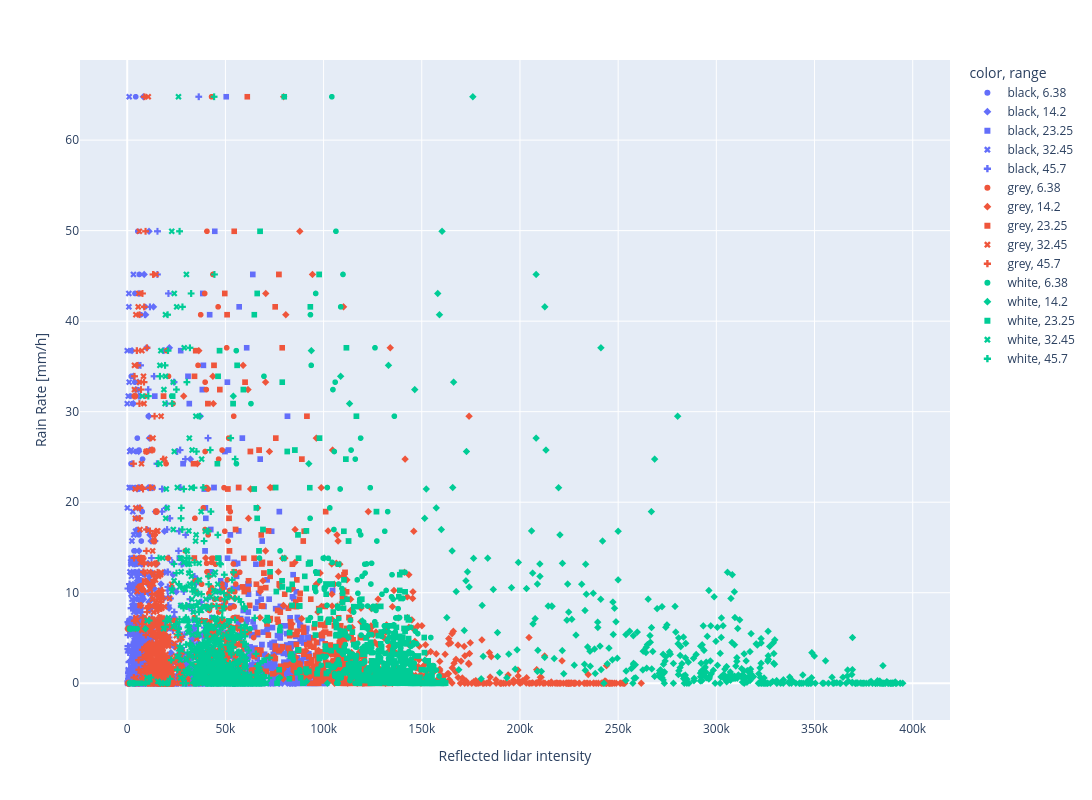

Source (notebook cell):
### Code cell
px.scatter(
    regression_data,
    x="intensity",
    y="precipitation.intensity_hour_shifted",
    color="color",
    symbol="range",
    height=800,
    width=1600,
    labels={"intensity": "Reflected lidar intensity", "precipitation.intensity_hour_shifted": "Rain Rate [mm/h]"},
)

### Figure 1 — Plotly figure (JSON) as saved in the notebook; plotly's stock layout.template omitted (floating-point values rounded to 4 significant figures; data arrays with more than 128 entries replaced by an {"elided": "..."} marker saying what was removed)
{"data": [{"hovertemplate": "color=black<br>range=6.38<br>Reflected lidar intensity=%{x}<br>Rain Rate [mm/h]=%{y}<extra></extra>", "legendgroup": "black, 6.38", "marker": {"color": "#636efa", "symbol": "circle"}, "mode": "markers", "name": "black, 6.38", "showlegend": true, "type": "scattergl", "x": {"elided": "431 float values"}, "xaxis": "x", "y": {"elided": "431 float values"}, "yaxis": "y"}, {"hovertemplate": "color=black<br>range=14.2<br>Reflected lidar intensity=%{x}<br>Rain Rate [mm/h]=%{y}<extra></extra>", "legendgroup": "black, 14.2", "marker": {"color": "#636efa", "symbol": "diamond"}, "mode": "markers", "name": "black, 14.2", "showlegend": true, "type": "scattergl", "x": {"elided": "431 float values"}, "xaxis": "x", "y": {"elided": "431 float values"}, "yaxis": "y"}, {"hovertemplate": "color=black<br>range=23.25<br>Reflected lidar intensity=%{x}<br>Rain Rate [mm/h]=%{y}<extra></extra>", "legendgroup": "black, 23.25", "marker": {"color": "#636efa", "symbol": "square"}, "mode": "markers", "name": "black, 23.25", "showlegend": true, "type": "scattergl", "x": {"elided": "431 float values"}, "xaxis": "x", "y": {"elided": "431 float values"}, "yaxis": "y"}, {"hovertemplate": "color=black<br>range=32.45<br>Reflected lidar intensity=%{x}<br>Rain Rate [mm/h]=%{y}<extra></extra>", "legendgroup": "black, 32.45", "marker": {"color": "#636efa", "symbol": "x"}, "mode": "markers", "name": "black, 32.45", "showlegend": true, "type": "scattergl", "x": {"elided": "431 float values"}, "xaxis": "x", "y": {"elided": "431 float values"}, "yaxis": "y"}, {"hovertemplate": "color=black<br>range=45.7<br>Reflected lidar intensity=%{x}<br>Rain Rate [mm/h]=%{y}<extra></extra>", "legendgroup": "black, 45.7", "marker": {"color": "#636efa", "symbol": "cross"}, "mode": "markers", "name": "black, 45.7", "showlegend": true, "type": "scattergl", "x": {"elided": "431 float values"}, "xaxis": "x", "y": {"elided": "431 float values"}, "yaxis": "y"}, {"hovertemplate": "color=grey<br>range=6.38<br>Reflected lidar intensity=%{x}<br>Rain Rate [mm/h]=%{y}<extra></extra>", "legendgroup": "grey, 6.38", "marker": {"color": "#EF553B", "symbol": "circle"}, "mode": "markers", "name": "grey, 6.38", "showlegend": true, "type": "scattergl", "x": {"elided": "431 float values"}, "xaxis": "x", "y": {"elided": "431 float values"}, "yaxis": "y"}, {"hovertemplate": "color=grey<br>range=14.2<br>Reflected lidar intensity=%{x}<br>Rain Rate [mm/h]=%{y}<extra></extra>", "legendgroup": "grey, 14.2", "marker": {"color": "#EF553B", "symbol": "diamond"}, "mode": "markers", "name": "grey, 14.2", "showlegend": true, "type": "scattergl", "x": {"elided": "431 float values"}, "xaxis": "x", "y": {"elided": "431 float values"}, "yaxis": "y"}, {"hovertemplate": "color=grey<br>range=23.25<br>Reflected lidar intensity=%{x}<br>Rain Rate [mm/h]=%{y}<extra></extra>", "legendgroup": "grey, 23.25", "marker": {"color": "#EF553B", "symbol": "square"}, "mode": "markers", "name": "grey, 23.25", "showlegend": true, "type": "scattergl", "x": {"elided": "431 float values"}, "xaxis": "x", "y": {"elided": "431 float values"}, "yaxis": "y"}, {"hovertemplate": "color=grey<br>range=32.45<br>Reflected lidar intensity=%{x}<br>Rain Rate [mm/h]=%{y}<extra></extra>", "legendgroup": "grey, 32.45", "marker": {"color": "#EF553B", "symbol": "x"}, "mode": "markers", "name": "grey, 32.45", "showlegend": true, "type": "scattergl", "x": {"elided": "431 float values"}, "xaxis": "x", "y": {"elided": "431 float values"}, "yaxis": "y"}, {"hovertemplate": "color=grey<br>range=45.7<br>Reflected lidar intensity=%{x}<br>Rain Rate [mm/h]=%{y}<extra></extra>", "legendgroup": "grey, 45.7", "marker": {"color": "#EF553B", "symbol": "cross"}, "mode": "markers", "name": "grey, 45.7", "showlegend": true, "type": "scattergl", "x": {"elided": "431 float values"}, "xaxis": "x", "y": {"elided": "431 float values"}, "yaxis": "y"}, {"hovertemplate": "color=white<br>range=6.38<br>Reflected lidar intensity=%{x}<br>Rain Rate [mm/h]=%{y}<extra></extra>", "legendgroup": "white, 6.38", "marker": {"color": "#00cc96", "symbol": "circle"}, "mode": "markers", "name": "white, 6.38", "showlegend": true, "type": "scattergl", "x": {"elided": "431 float values"}, "xaxis": "x", "y": {"elided": "431 float values"}, "yaxis": "y"}, {"hovertemplate": "color=white<br>range=14.2<br>Reflected lidar intensity=%{x}<br>Rain Rate [mm/h]=%{y}<extra></extra>", "legendgroup": "white, 14.2", "marker": {"color": "#00cc96", "symbol": "diamond"}, "mode": "markers", "name": "white, 14.2", "showlegend": true, "type": "scattergl", "x": {"elided": "431 float values"}, "xaxis": "x", "y": {"elided": "431 float values"}, "yaxis": "y"}, {"hovertemplate": "color=white<br>range=23.25<br>Reflected lidar intensity=%{x}<br>Rain Rate [mm/h]=%{y}<extra></extra>", "legendgroup": "white, 23.25", "marker": {"color": "#00cc96", "symbol": "square"}, "mode": "markers", "name": "white, 23.25", "showlegend": true, "type": "scattergl", "x": {"elided": "431 float values"}, "xaxis": "x", "y": {"elided": "431 float values"}, "yaxis": "y"}, {"hovertemplate": "color=white<br>range=32.45<br>Reflected lidar intensity=%{x}<br>Rain Rate [mm/h]=%{y}<extra></extra>", "legendgroup": "white, 32.45", "marker": {"color": "#00cc96", "symbol": "x"}, "mode": "markers", "name": "white, 32.45", "showlegend": true, "type": "scattergl", "x": {"elided": "431 float values"}, "xaxis": "x", "y": {"elided": "431 float values"}, "yaxis": "y"}, {"hovertemplate": "color=white<br>range=45.7<br>Reflected lidar intensity=%{x}<br>Rain Rate [mm/h]=%{y}<extra></extra>", "legendgroup": "white, 45.7", "marker": {"color": "#00cc96", "symbol": "cross"}, "mode": "markers", "name": "white, 45.7", "showlegend": true, "type": "scattergl", "x": {"elided": "431 float values"}, "xaxis": "x", "y": {"elided": "431 float values"}, "yaxis": "y"}], "layout": {"height": 800, "legend": {"title": {"text": "color, range"}, "tracegroupgap": 0}, "margin": {"t": 60}, "width": 1600, "xaxis": {"anchor": "y", "domain": [0, 1], "title": {"text": "Reflected lidar intensity"}}, "yaxis": {"anchor": "x", "domain": [0, 1], "title": {"text": "Rain Rate [mm/h]"}}}}
